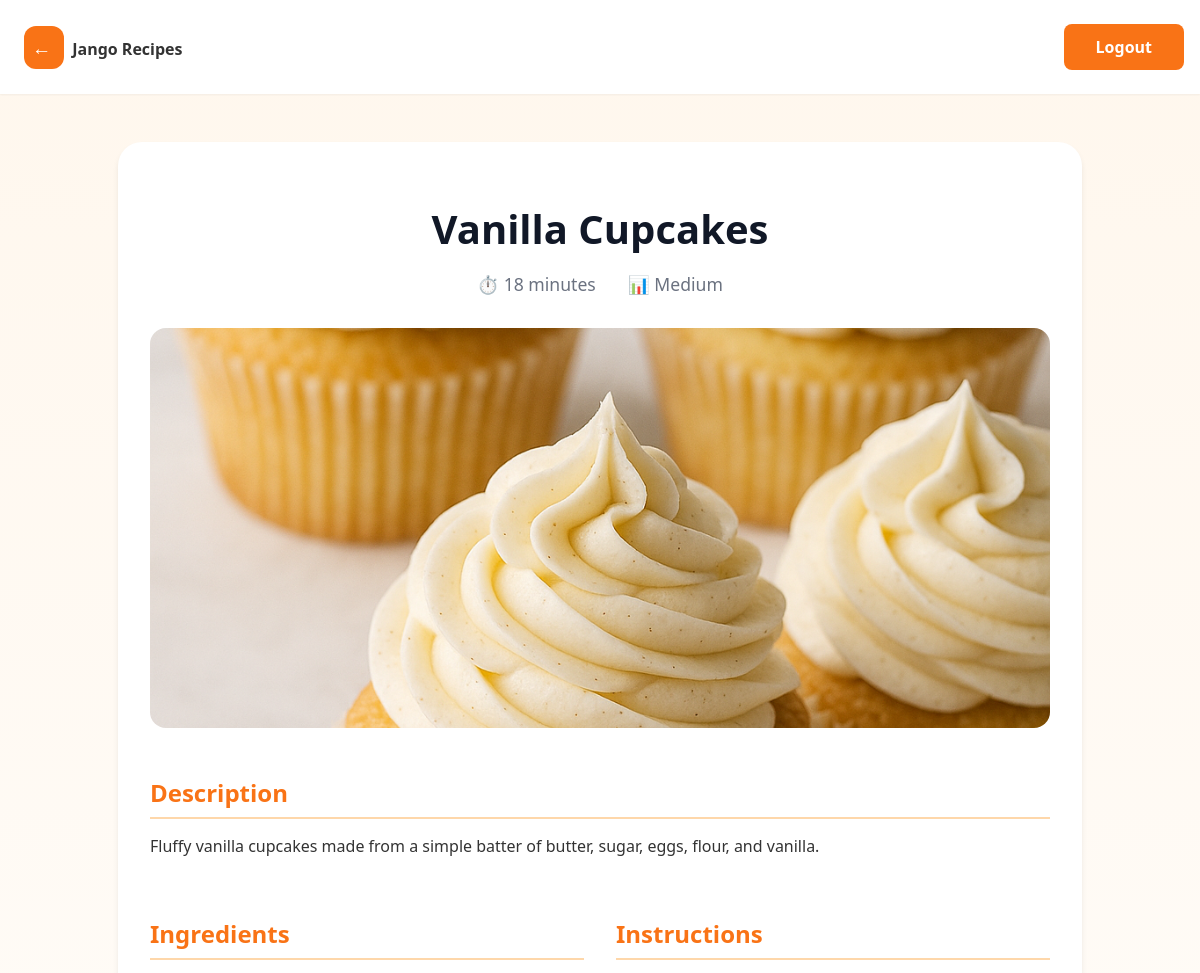
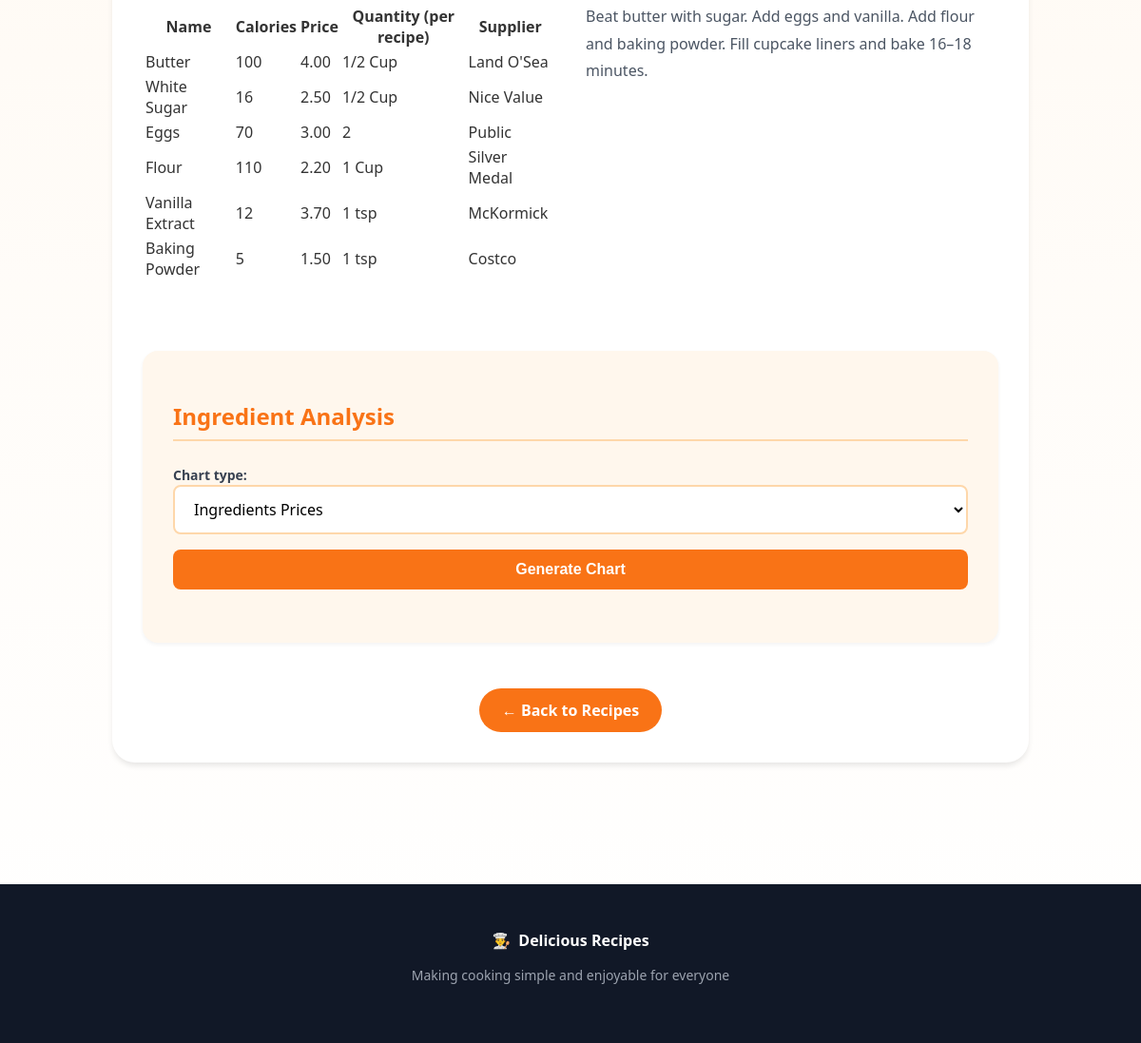
Screenshot of /recipe/7 (signed in) with the database file from the repository (2 pictures, top to bottom).
### recipes/models.py (models this page shows, shortened)
class Recipe(models.Model):
    name = models.CharField(max_length=200)
    user = models.ForeignKey(User, on_delete=models.CASCADE)
    cooking_time = models.IntegerField(help_text='in minutes', default=0)
    description = models.TextField()
    ingredients = models.ManyToManyField('Ingredient', through='RecipeIngredient', related_name='recipes')
    instructions = models.TextField()
    pic = models.ImageField(upload_to='recipe_pics', default='no_picture.jpg')
    @property
    def difficulty(self):
        ingredient_count = self.ingredients.count()
        if self.cooking_time < 30 and ingredient_count <= 5:
            return 'Easy'
        elif self.cooking_time < 30 and ingredient_count > 5:
            return 'Medium'
        elif self.cooking_time >= 30 and ingredient_count <= 5:
            return 'Intermediate'
        else:
            return 'Hard'

class RecipeIngredient(models.Model):
    recipe = models.ForeignKey(Recipe, on_delete=models.CASCADE, related_name='recipe_ingredients')
    ingredient = models.ForeignKey(Ingredient, on_delete=models.CASCADE, related_name='ingredient_recipes')
    quantity = models.CharField(max_length=100, help_text='e.g., 2 cups, 1 tbsp, 3 pieces')
    class Meta:
        unique_together = ('recipe', 'ingredient')

class Ingredient(models.Model):
    name = models.CharField(max_length=255)
    calories  = models.IntegerField()
    price = models.DecimalField(max_digits=5, decimal_places=2)
    supplier = models.CharField(max_length=255)

### recipes/views.py (the view)
# urls.py: path('recipe/<int:id>', Details, name='detail'),
@login_required
def Details(request, id):
    chart = None
    recipe = get_object_or_404(Recipe, pk=id)
    ingredient_links = recipe.recipe_ingredients.select_related('ingredient')
    ingredients_df = DataFrame(
        list(
            ingredient_links.values(
                'ingredient__name',
                'ingredient__calories',
                'ingredient__price',
                'quantity'
            )
        )
    ) if ingredient_links.exists() else DataFrame()
    form = ChartForm(request.POST or None)
    if request.method == 'POST' and ingredients_df.shape[0] > 0:
        chart_type = request.POST.get('chart_type')
        chart = get_chart(chart_type, ingredients_df, labels=ingredients_df['ingredient__name'].values)
    context = {
        'recipe': recipe,
        'ingredient_links': ingredient_links,
        'chart': chart,
        'form': form,
    }
    return render(request, 'recipes/recipe_detail.html', context)

### recipes/forms.py
class ChartForm(forms.Form):
   chart_type = forms.ChoiceField(choices=CHART_CHOICES)

### recipes/templates/recipes/recipe_detail.html (shortened to what this page needs)
{% load static %}
<!DOCTYPE html>
<html>
<head>
  <link rel="stylesheet" type="text/css" href="{% static 'recipes/css/styles.css' %}">
</head>
<body>
  <div class="main-container">
    <header class="main-header">
      <div class="header-content">
        <div class="logo-section">
          <a href="{% url 'recipes:home' %}" class="logo-text">
            <span class="logo-icon">
              ←
            </span>
            <span class="logo-text">Jango Recipes</span>
          </a>
        </div>
        <div class="logout-section">
          <a class="logout-btn" href="{% url 'logout' %}">Logout</a>
        </div>
      </div>
    </header>
    <div class="content-section">
      <div class="detail-container">
        <div class="detail-header">
          <h1>{{ recipe.name }}</h1>
          <div class="detail-meta">
            <span class="meta-item">⏱️ {{ recipe.cooking_time }} minutes</span>
            <span class="meta-item">📊 {{ recipe.difficulty }}</span>
          </div>
        </div>
        <div class="detail-image">
          <img src="{{ recipe.pic.url }}" alt="{{ recipe.name }}">
        </div>
        <div class="detail-content">
          <div class="detail-section">
            <h2>Description</h2>
            <p>{{ recipe.description }}</p>
          </div>
          <div class="detail-grid">
            <div class="detail-section">
              <h2>Ingredients</h2>
              {% if ingredient_links %}
              <div class="table-wrapper">
                <table class="ingredients-table">
                  <thead>
                    <tr>
                      <th>Name</th>
                      <th>Calories</th>
                      <th>Price</th>
                      <th>Quantity (per recipe)</th>
                      <th>Supplier</th>
                    </tr>
                  </thead>
                  <tbody>
                    {% for link in ingredient_links %}
                    <tr>
                      <td>{{ link.ingredient.name }}</td>
                      <td>{{ link.ingredient.calories }}</td>
                      <td>{{ link.ingredient.price }}</td>
                      <td>{{ link.quantity }}</td>
                      <td>{{ link.ingredient.supplier }}</td>
                    </tr>
                    {% endfor %}
                  </tbody>
                </table>
              </div>
              {% else %}
              <p>No ingredients listed.</p>
              {% endif %}
            </div>
            <div class="detail-section">
              <h2>Instructions</h2>
              <div class="instructions-text">
                {{ recipe.instructions|linebreaks }}
              </div>
            </div>
          </div>
        </div>
        <div id="chart-section" class="detail-chart">
          <h2>Ingredient Analysis</h2>
          {% if form %}
          <form method="POST" action="#chart-section">
            {{ form }}
            <button type="submit">Generate Chart</button>
          </form>
          {% endif %}
        </div>
        <div class="back-link">
          <a href="{% url 'recipes:home' %}" class="cta-button">← Back to Recipes</a>
        </div>
      </div>
    </div>
    <footer class="main-footer">
      <div class="footer-content">
        <div class="footer-logo">
          <span>👨‍🍳</span>
          <span>Delicious Recipes</span>
        </div>
        <p>Making cooking simple and enjoyable for everyone</p>
      </div>
    </footer>
  </div>
</body>
</html>

### recipes/static/recipes/css/styles.css (style rules this page uses)
body { font-family: 'Segoe UI', Tahoma, Geneva, Verdana, sans-serif; background: linear-gradient(to bottom, #fff7ed, #ffffff); margin: 0; padding: 0; color: #333; min-height: 100vh; }
.main-container { display: flex; flex-direction: column; min-height: 100vh; }
.main-header { background-color: white; box-shadow: 0 1px 2px 0 rgba(0, 0, 0, 0.05); position: sticky; top: 0; z-index: 10; }
.header-content { max-width: 1280px; margin: 0 auto; padding: 1.5rem 1rem; display: flex; align-items: center; justify-content: space-between; }
.logo-section { display: flex; align-items: center; gap: 0.75rem; }
.logo-icon { background-color: #f97316; padding: 0.5rem; border-radius: 0.75rem; color: white; font-size: 1.2rem; width: 20%; }
.logo-text { text-decoration: none; color: inherit; font-weight: 600; padding: 0.5rem; }
.logout-section { padding: 0.5rem 1.25rem; display: flex; align-items: center; gap: 0.75rem; background-color: #f97316; border-radius: 0.5rem; }
.logout-btn { text-decoration: none; color: white; font-weight: 600; padding: 0.25rem 0.75rem; transition: background-color 0.2s; }
.cta-button { display: inline-block; background-color: #f97316; color: white; padding: 0.75rem 1.5rem; border-radius: 9999px; font-weight: 600; text-decoration: none; transition: background-color 0.2s; }
.content-section { max-width: 1280px; margin: 0 auto; padding: 3rem 1rem; flex-grow: 1; width: 100%; box-sizing: border-box; }
.detail-container { background-color: white; border-radius: 1.5rem; padding: 2rem; box-shadow: 0 4px 6px -1px rgba(0, 0, 0, 0.1); max-width: 900px; margin: 0 auto; }
.detail-header { text-align: center; margin-bottom: 2rem; }
.detail-header h1 { font-size: 2.5rem; color: #111827; margin-bottom: 1rem; }
.detail-meta { display: flex; justify-content: center; gap: 2rem; color: #6b7280; font-size: 1.1rem; }
.detail-image { width: 100%; height: 400px; border-radius: 1rem; overflow: hidden; margin-bottom: 3rem; }
.detail-image img { width: 100%; height: 100%; object-fit: cover; }
.detail-section { margin-bottom: 2.5rem; }
.detail-section h2 { color: #f97316; border-bottom: 2px solid #fed7aa; padding-bottom: 0.5rem; margin-bottom: 1rem; font-size: 1.5rem; }
.detail-grid { display: grid; grid-template-columns: 1fr; gap: 2rem; }
@media (min-width: 768px) { .detail-grid { grid-template-columns: 1fr 1fr; } }
.ingredients-list, .instructions-text { line-height: 1.8; color: #4b5563; }
.back-link { margin-top: 3rem; text-align: center; }
.detail-chart { background-color: #fff7ed; padding: 2rem; border-radius: 1rem; margin: 2rem 0; box-shadow: 0 2px 4px rgba(0, 0, 0, 0.05); }
.detail-chart h2 { color: #f97316; border-bottom: 2px solid #fed7aa; padding-bottom: 0.5rem; margin-bottom: 1.5rem; font-size: 1.5rem; }
.detail-chart form { display: flex; flex-direction: column; gap: 1rem; margin-bottom: 1.5rem; }
.detail-chart form label { font-weight: 600; color: #374151; margin-bottom: 0.25rem; font-size: 0.875rem; }
.detail-chart form select { width: 100%; padding: 0.75rem 1rem; border: 2px solid #fed7aa; border-radius: 0.5rem; font-size: 1rem; font-family: inherit; transition: border-color 0.2s, box-shadow 0.2s; background-color: white; }
.detail-chart form button[type="submit"] { background-color: #f97316; color: white; padding: 0.75rem 1.5rem; border: none; border-radius: 0.5rem; font-size: 1rem; font-weight: 600; cursor: pointer; transition: background-color 0.2s, transform 0.1s; }
.main-footer { background-color: #111827; color: white; padding: 3rem 1rem; margin-top: 5rem; }
.footer-content { max-width: 1280px; margin: 0 auto; text-align: center; }
.footer-logo { display: flex; align-items: center; justify-content: center; gap: 0.5rem; margin-bottom: 1rem; font-weight: 600; }
.footer-content p { color: #9ca3af; font-size: 0.875rem; }

### rows the page displays
Recipe: name "Vanilla Cupcakes", cooking_time "18", difficulty "Medium", pic (picture), description "Fluffy vanilla cupcakes made from a simple batter of butter, sugar, eggs, flour, and vanilla.", instructions "Beat butter with sugar. Add eggs and vanilla. Add flour and baking powder. Fill cupcake liners and bake 16–18 minutes."
RecipeIngredient: ingredient.name "Butter", ingredient.calories "100", ingredient.price "4.00", quantity "1/2 Cup", ingredient.supplier "Land O'Sea"
RecipeIngredient: ingredient.name "White Sugar", ingredient.calories "16", ingredient.price "2.50", quantity "1/2 Cup", ingredient.supplier "Nice Value"
RecipeIngredient: ingredient.name "Eggs", ingredient.calories "70", ingredient.price "3.00", quantity "2", ingredient.supplier "Public"
RecipeIngredient: ingredient.name "Flour", ingredient.calories "110", ingredient.price "2.20", quantity "1 Cup", ingredient.supplier "Silver Medal"
RecipeIngredient: ingredient.name "Vanilla Extract", ingredient.calories "12", ingredient.price "3.70", quantity "1 tsp", ingredient.supplier "McKormick"
RecipeIngredient: ingredient.name "Baking Powder", ingredient.calories "5", ingredient.price "1.50", quantity "1 tsp", ingredient.supplier "Costco"
